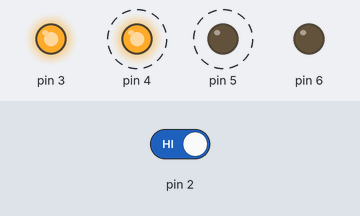
Bench run of a sketch on a simulated Arduino Uno, built with avr-gcc and run on an emulated ATmega328P. On the bench: output pins drawn as LEDs (lit = HIGH). Dashed ring = blinking. Inputs (shaded band) come from the test bench; at power-on: pin 2 HIGH.

Above: at 1.8 s.
1.9 s: pin 2 driven LOW
At 2.3 s:
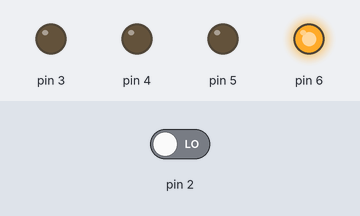
3.5 s: pin 2 driven HIGH
At 3.62 s:
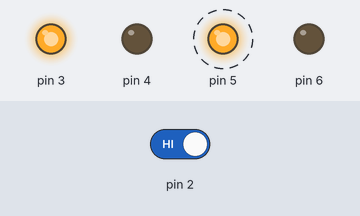
Timing chart, 0 to 12.5 s (numbered marks = the images above; inputs shaded):
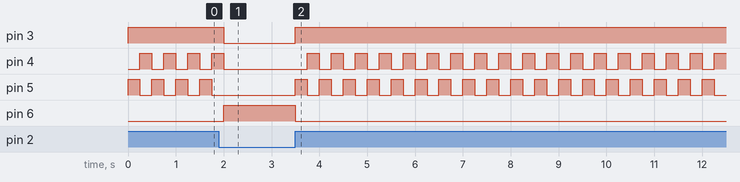

The sketch:

SpaceshipInterface2.ino
```cpp
int switchState = 0;
void setup() {
  pinMode(3, OUTPUT);
  pinMode(4, OUTPUT);
  pinMode(5, OUTPUT);
  pinMode(6, OUTPUT);
  pinMode(2, INPUT);
}
void loop() {
  switchState =digitalRead(2);
  //the button is not pressed
  if (switchState == LOW){
    //the button is not pressed
    digitalWrite(3, LOW);
    digitalWrite(4,LOW);
    digitalWrite(5, LOW);
    digitalWrite(6 , HIGH);
  }
  else{ //the button is pressed
    digitalWrite(3, HIGH);
    digitalWrite(4,LOW);
    digitalWrite(5, HIGH);
    digitalWrite(6 , LOW);
    delay(250); //wait for a quarter second
    //Toggles LEDs
    digitalWrite(4, HIGH);
    digitalWrite(5, LOW);
    delay(250);//wait for quarter second
  }
}//Goes back to beginning
```

Measured:
- after the input at 1.9 s, pin 3: HIGH → LOW after 0.10 s; pin 4: goes on until 2.0 s, then stays LOW; pin 5: stops changing and stays LOW; pin 6: LOW → HIGH after 0.10 s
- after the input at 3.5 s, pin 3: LOW → HIGH at once; pin 4: alternates HIGH for 0.25 s and LOW for 0.25 s, starting after 0.25 s; pin 5: alternates HIGH for 0.25 s and LOW for 0.25 s, starting at once; pin 6: HIGH → LOW at once
- by itself, pin 4, pin 5: alternates HIGH for 0.25 s and LOW for 0.25 s
